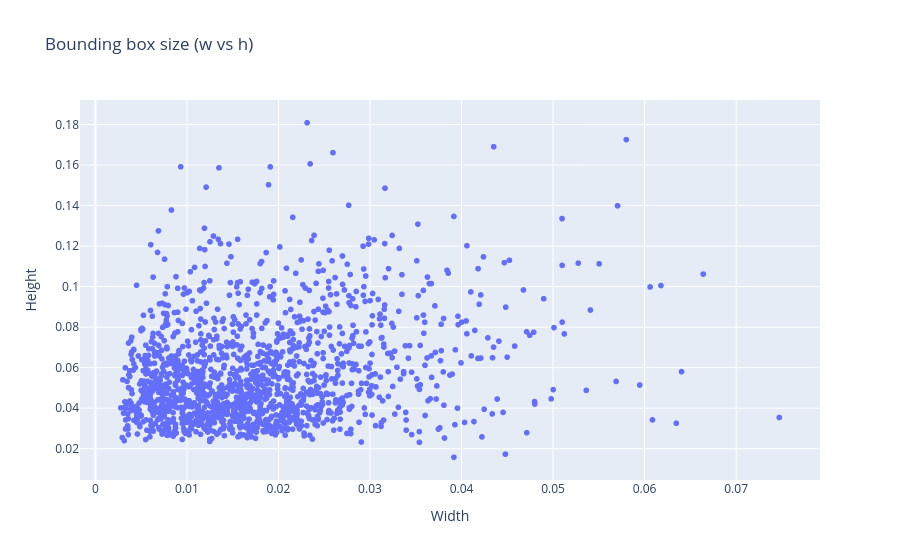

Notebook cell for this chart:
### Code cell
fig = px.scatter(
    x=all_w,
    y=all_h,
    labels={"x": "Width", "y": "Height"},
    title="Bounding box size (w vs h)"
)


fig.show()

### Figure 1 — Plotly figure (JSON) as saved in the notebook; plotly's stock layout.template omitted (floating-point values rounded to 4 significant figures; data arrays with more than 128 entries replaced by an {"elided": "..."} marker saying what was removed)
{"data": [{"hovertemplate": "Width=%{x}<br>Height=%{y}<extra></extra>", "legendgroup": "", "marker": {"color": "#636efa", "symbol": "circle"}, "mode": "markers", "name": "", "showlegend": false, "type": "scattergl", "x": {"elided": "1499 float values"}, "xaxis": "x", "y": {"elided": "1499 float values"}, "yaxis": "y"}], "layout": {"legend": {"tracegroupgap": 0}, "title": {"text": "Bounding box size (w vs h)"}, "xaxis": {"anchor": "y", "domain": [0, 1], "title": {"text": "Width"}}, "yaxis": {"anchor": "x", "domain": [0, 1], "title": {"text": "Height"}}}}
